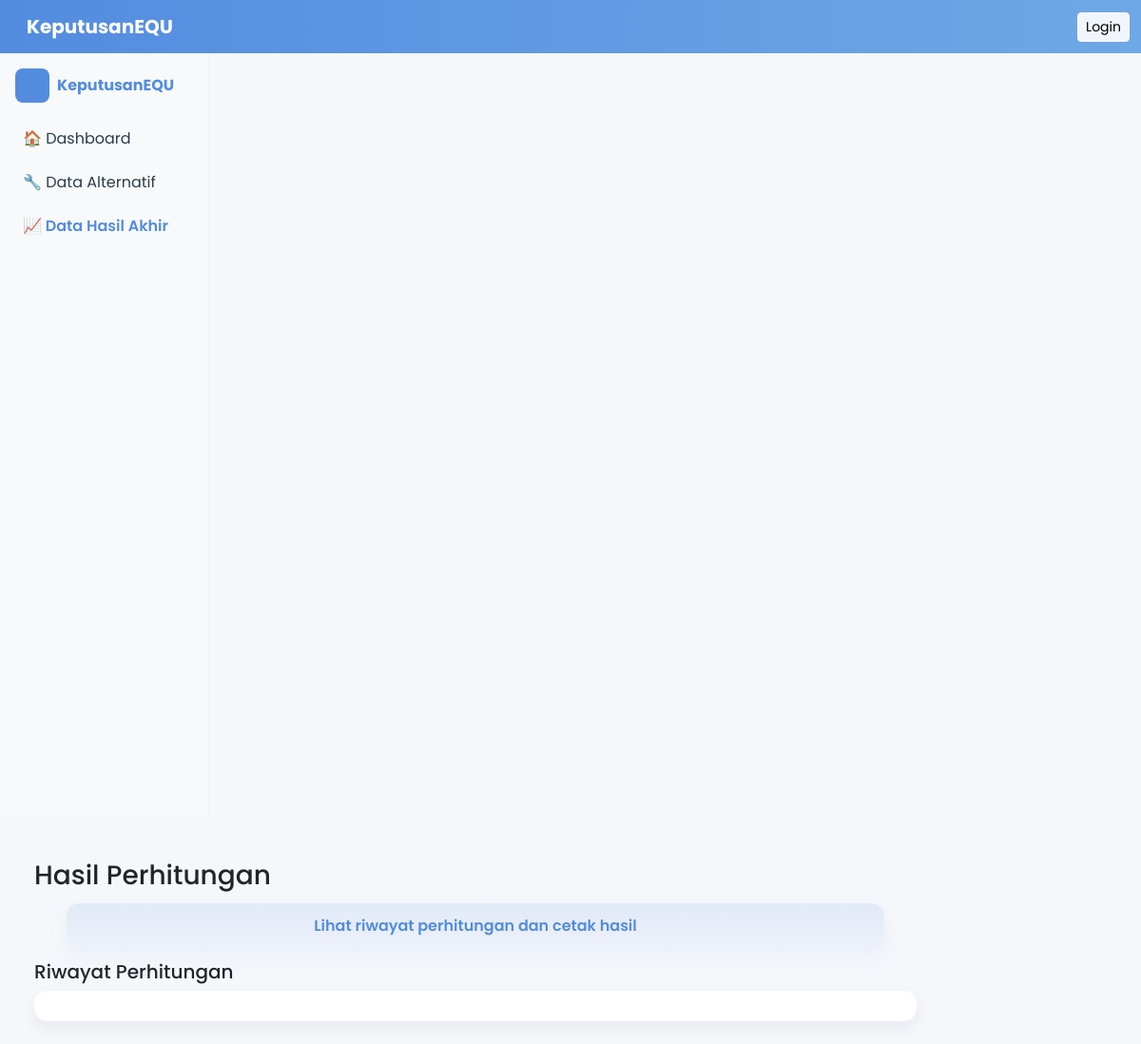
The page /pages/data_hasil.php on the database as committed earlier.
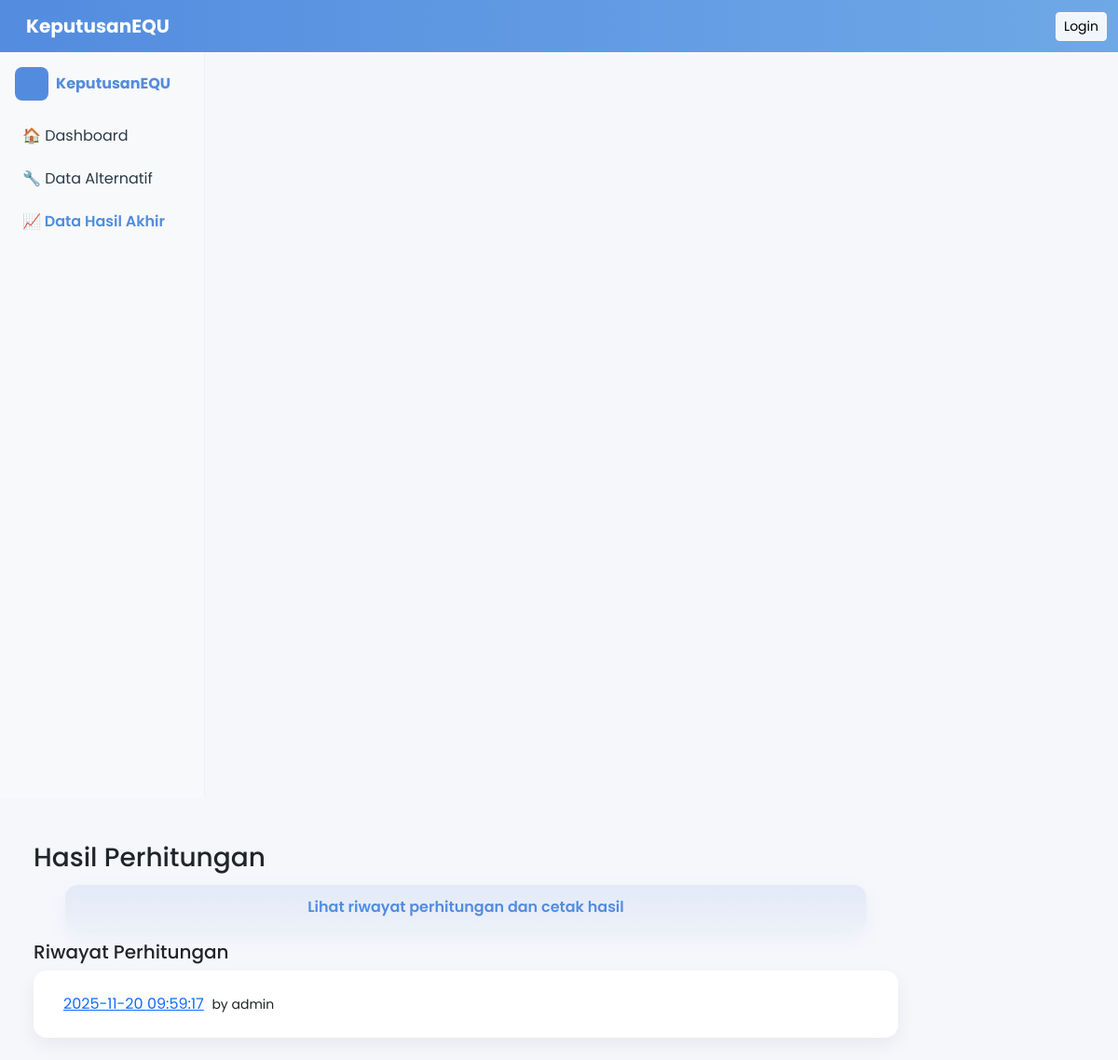
The same page on the database as committed later.
### tables this page shows
CREATE TABLE `compute_history` (
  `id_history` int(11) NOT NULL,
  `computed_by` varchar(100) DEFAULT NULL,
  `computed_at` datetime DEFAULT current_timestamp(),
  `filters` text DEFAULT NULL
);

### pages/data_hasil.php (the view, shortened to what this page needs)
<?php
include('../config/db.php'); include('../includes/header.php'); include('../includes/sidebar.php');
?>
<div class="container mt-4">
  <h3>Hasil Perhitungan</h3>
  <span class="welcome-pill">Lihat riwayat perhitungan dan cetak hasil</span>
<?php
if (!empty($_GET['history_id'])) {
  $hid = (int)$_GET['history_id'];
  $h = $koneksi->query("SELECT * FROM compute_history WHERE id_history=$hid")->fetch_assoc();
  if (!$h) { echo "<div class='alert alert-warning'>History tidak ditemukan.</div>"; }
  else {
    echo "<div class='mb-2'>Perhitungan oleh <strong>".htmlspecialchars($h['computed_by'])."</strong> pada <strong>".htmlspecialchars($h['computed_at'])."</strong></div>";
    echo "<div class='mb-2'>";
    echo "<button class='btn btn-sm btn-outline-primary' onclick='window.print()'>Cetak</button> ";
    if (isset($_SESSION['role']) && $_SESSION['role'] === 'admin') {
      $formId = 'delete-form-'.intval($hid);
      echo "<form id='".$formId."' method='POST' action='/SPK_Maintenance/process/delete_history.php' style='display:inline'>";
      echo "<input type='hidden' name='history_id' value='".htmlspecialchars($hid)."'>";
      echo "<button type='button' data-form='".$formId."' class='btn btn-sm btn-danger ms-2 btn-delete-history'>Hapus History</button>";
      echo "</form>";
    }
    echo "</div>";
    echo "<div class='card'><div class='card-body p-0'><table class='table table-bordered mb-0'><thead><tr><th>Rank</th><th>ID</th><th>Equipment</th><th>Score</th></tr></thead><tbody>";
    $q = $koneksi->query("SELECT cr.* , e.equipment_name AS live_name FROM compute_results cr LEFT JOIN equipment e ON cr.id_equipment=e.id_equipment WHERE cr.history_id=$hid ORDER BY cr.score DESC");
    $rank = 1;
    while($row = $q->fetch_assoc()){
      $displayName = '';
      if(!empty($row['live_name'])){
        $displayName = htmlspecialchars($row['live_name']);
      } else {
        $det = json_decode($row['details'], true);
        if(is_array($det) && !empty($det['name'])) $displayName = htmlspecialchars($det['name']);
        else $displayName = '(deleted)';
      }
      echo "<tr><td>$rank</td><td>".$row['id_equipment']."</td><td>".$displayName."</td><td>".round($row['score'],4)."</td></tr>";
      $rank++;
    }
    echo "</tbody></table></div></div>";
  }
} else {
  echo "<h5>Riwayat Perhitungan</h5>";
  $qh = $koneksi->query("SELECT * FROM compute_history ORDER BY computed_at DESC");
  echo "<div class='card'><div class='card-body'><ul class='list-group list-group-flush'>";
  while($hh = $qh->fetch_assoc()){
    $date = $hh['computed_at'];
    $who = htmlspecialchars($hh['computed_by']);
    echo "<li class='list-group-item d-flex justify-content-between align-items-center'>";
    echo "<div><a href='?history_id={$hh['id_history']}'>".htmlspecialchars($date)."</a> &nbsp;<small>by $who</small></div>";
    echo "</li>";
  }
  echo "</ul></div></div>";
}
?>
</div>
<?php include('../includes/footer.php'); ?>

Rows that differ between the two databases and show on the page:
added compute_history: computed_at "2025-11-20 09:59:17", computed_by "admin"
